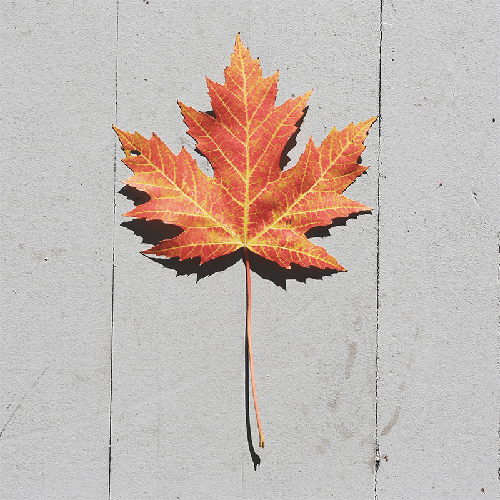
#> input picture Aula 18-03/Imagens/folha_cor.png, 500 x 500 px, found by its file name
$ python Exercicio_3_2.py
#> lines starting #> are read from the running program, lines starting #| are printed output that depends on the picture
import cv2
import matplotlib.pyplot as plt

# 1. Carregar a imagem colorida
imagem_bgr = cv2.imread(r".\Aula 18-03\Imagens\folha_cor.png")
#> imagem_bgr is the input picture: shape (500, 500, 3); mean B, G, R 179.4, 184.9, 197

# O OpenCV usa o padrão BGR, mas o Matplotlib usa RGB.
# Vamos converter a original para RGB apenas para plotar corretamente depois.
imagem_rgb_original = cv2.cvtColor(imagem_bgr, cv2.COLOR_BGR2RGB)

# 2. Separar a imagem nos 3 canais (B, G, R)
b, g, r = cv2.split(imagem_bgr)
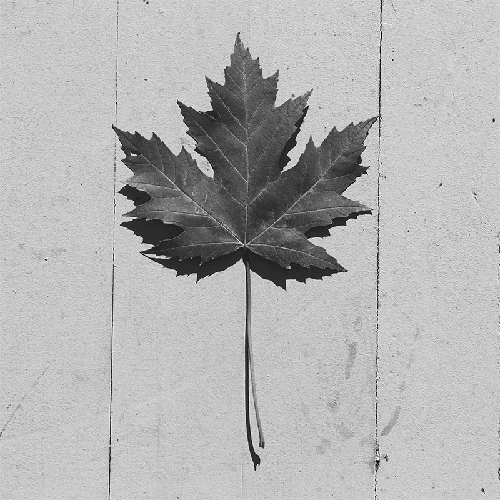
#> b: shape (500, 500); min 0, max 255, mean 179.4
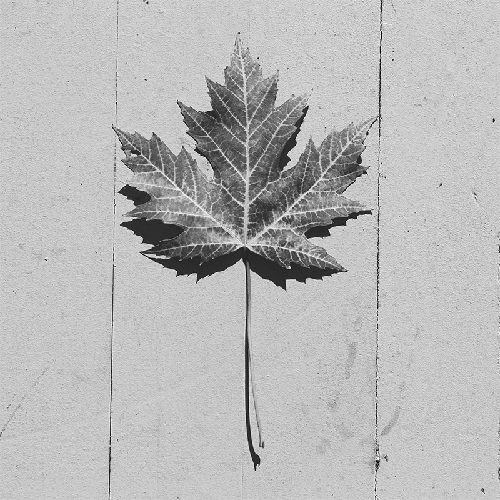
#> g: shape (500, 500); min 0, max 255, mean 184.9
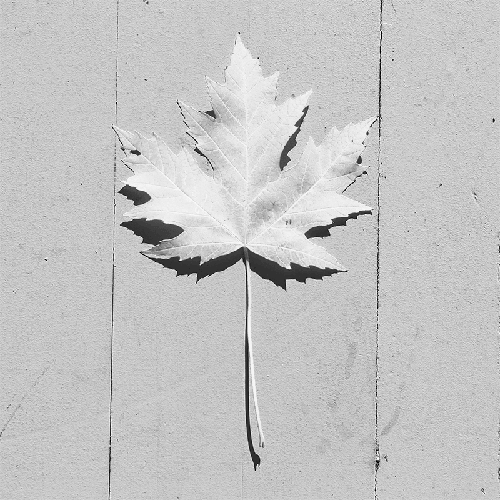
#> r: shape (500, 500); min 0, max 255, mean 197

# 3. Equalizar cada canal de forma independente
b_eq = cv2.equalizeHist(b)
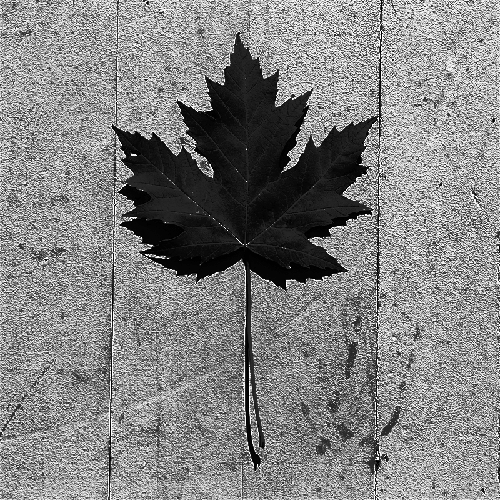
#> b_eq: shape (500, 500); min 0, max 255, mean 130.9
g_eq = cv2.equalizeHist(g)
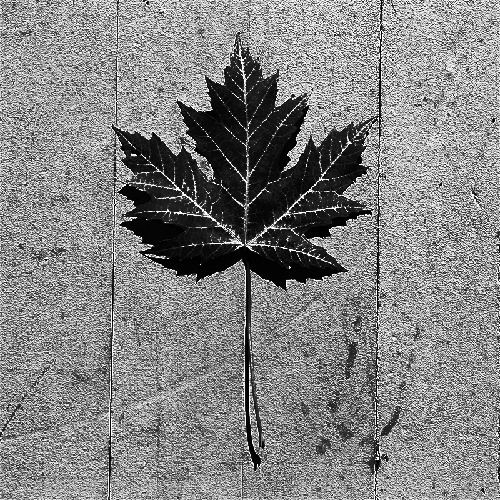
#> g_eq: shape (500, 500); min 0, max 255, mean 131.4
r_eq = cv2.equalizeHist(r)
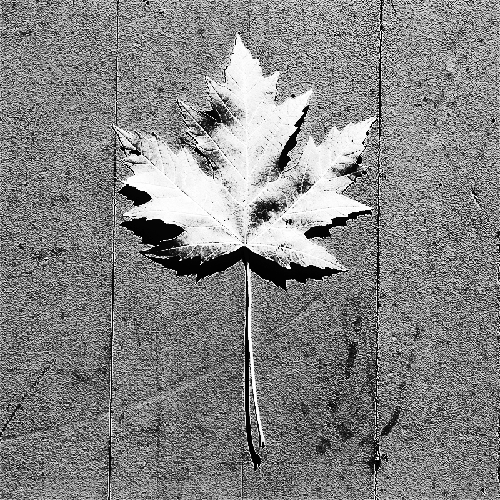
#> r_eq: shape (500, 500); min 0, max 255, mean 131.6

# 4. Juntar os canais de volta em uma única imagem BGR
imagem_bgr_eq = cv2.merge((b_eq, g_eq, r_eq))
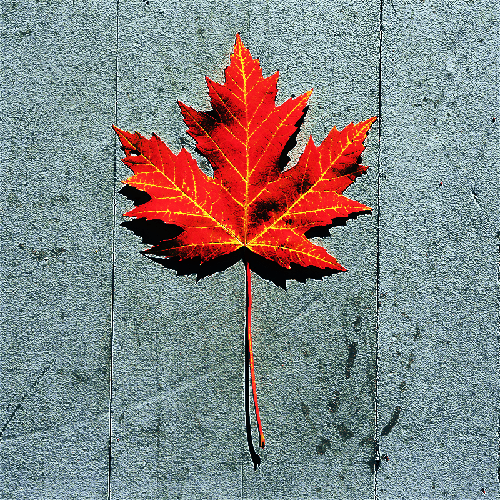
#> imagem_bgr_eq: shape (500, 500, 3); mean B, G, R 130.9, 131.4, 131.6

# Converter a equalizada para RGB para plotar
imagem_rgb_eq = cv2.cvtColor(imagem_bgr_eq, cv2.COLOR_BGR2RGB)

# 5. Plotar e comparar
fig, eixos = plt.subplots(1, 2, figsize=(12, 6))

eixos[0].imshow(imagem_rgb_original)
eixos[0].set_title("Imagem Original")
eixos[0].axis('off')

eixos[1].imshow(imagem_rgb_eq)
eixos[1].set_title("Canais Equalizados Separadamente")
eixos[1].axis('off')

plt.tight_layout()
plt.show()
